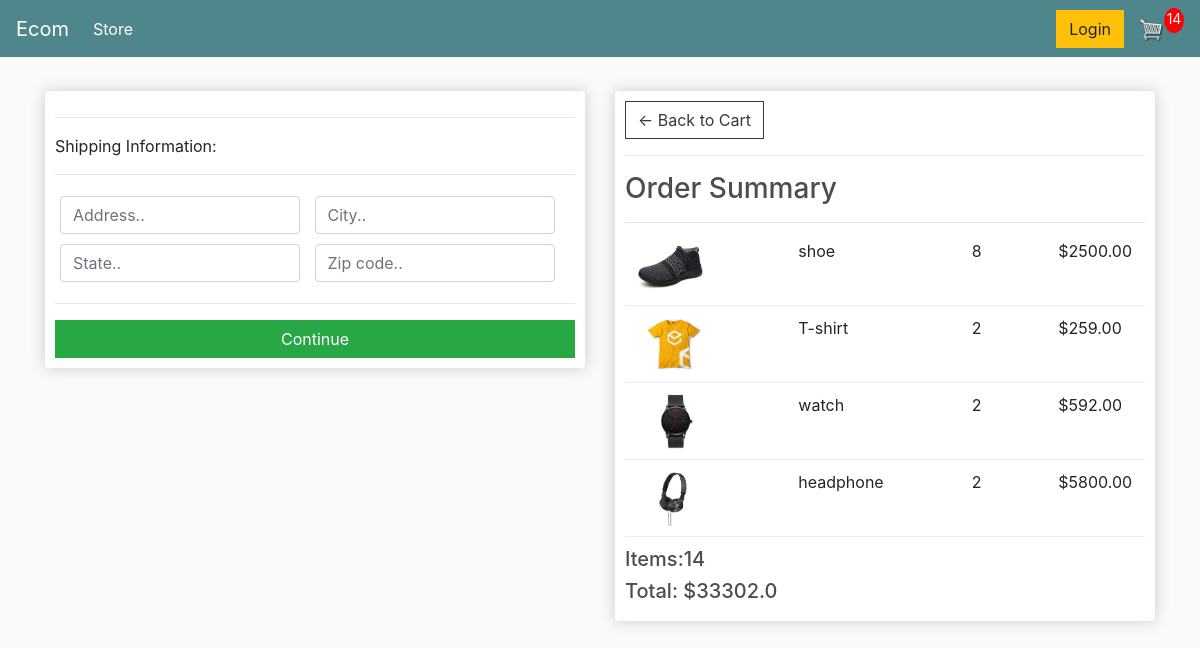
Before: /checkout/ (signed in) with the older database file.
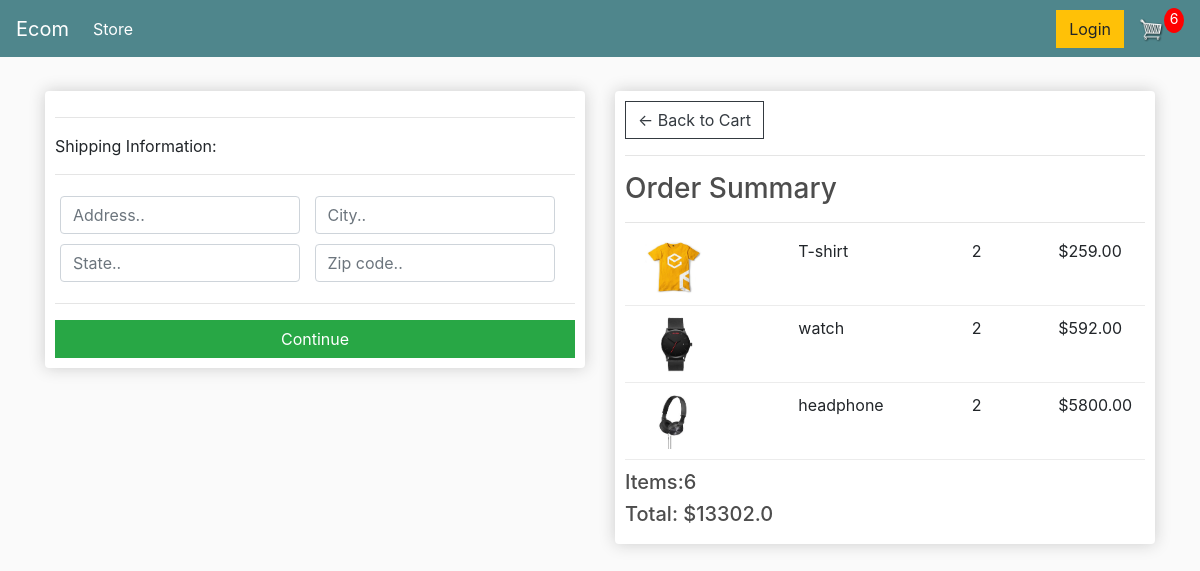
After: the same page with the newer database file.
### store/models.py (models this page shows, shortened)
class OrderItem(models.Model):
   product=models.ForeignKey(Product,on_delete=models.SET_NULL, null=True)
   order = models.ForeignKey(Order, on_delete=models.SET_NULL, null=True)
   quantity=models.IntegerField(default=0, null=True, blank=True)
   date_added=models.DateTimeField(auto_now_add=True)
   @property
   def get_total(self):
       total=self.product.price * self.quantity
       return total

class Product(models.Model):
    name=models.CharField(max_length=200)
    price=models.FloatField()
    digital=models.BooleanField(default=False,null=True,blank=True)
    image=models.ImageField(null=True,blank=True)
    @property
    def imageUrl(self):
        try:
            url=self.image.url
        except:
            url=''
        return url

### store/views.py (the view)
# urls.py: path('checkout/',views.checkout,name="checkout"),
def checkout(request):
       data=cartData(request)
       items=data['items']
       order=data['order']
       cart_Items=data['cart_Items']
       cart_total=data['cart_total']
       context = {'items':items,'order':order,'cart_Items':cart_Items,'cart_total':cart_total}
       return render(request,'store/checkout.html',context)

### store/models.py (called while the page is built)
        @property
        def get_cart_items(self):
            orderitems=self.orderitem_set.all()
            total=sum([items.quantity for items in orderitems])
            return total

        @property
        def get_cart_total(self):
            orderitems=self.orderitem_set.all()
            total=sum([items.get_total for items in orderitems])
            return total

        @property
        def shippingss(self):
            shipping = False
            orderitems = self.orderitem_set.all()
            for i in orderitems:
                if i.product.digital == False:
                    shipping = True
            return shipping

### store/utils.py (called while the page is built, shortened)
def cartData(request):
    if request.user.is_authenticated:
            customer = request.user.customer#to get  customer name..
            order, created = Order.objects.get_or_create(customer12=customer, complete=False)
            items = order.orderitem_set.all()
            print(items)
            cart_Items=order.get_cart_items
            cart_total=order.get_cart_total
    return  {'items':items,'order':order,'cart_Items':cart_Items,'cart_total':cart_total}

### store/templates/store/checkout.html (shortened to what this page needs)
{% extends 'store/main.html' %}
{% load static %}
{% block content %}
<div class="row">
    <div class="col-lg-6">
        <div class="box-element" id="form-wrapper">
            <form id="form">
                <div id="shipping-info">
                    <hr>
                    <p>Shipping Information:</p>
                    <hr>
                    <div class="form-field">
                        <input class="form-control" type="text" name="address" placeholder="Address..">
                    </div>
                    <div class="form-field">
                        <input class="form-control" type="text" name="city" placeholder="City..">
                    </div>
                    <div class="form-field">
                        <input class="form-control" type="text" name="state" placeholder="State..">
                    </div>
                    <div class="form-field">
                        <input class="form-control" type="text" name="zipcode" placeholder="Zip code..">
                    </div>
                </div>
                <hr>
                <input id="form-button" class="btn btn-success btn-block" type="submit" value="Continue">
            </form>
        </div>
        <br>
    </div>
    <div class="col-lg-6">
        <div class="box-element">
            <a class="btn btn-outline-dark" href="{% url 'cart' %}">&#x2190; Back to Cart</a>
            <hr>
            <h3>Order Summary</h3>
            <hr>
            {% for item in items %}
            <div class="cart-row">
                <div style="flex:2"><img class="row-image" src="{{item.product.imageUrl}}"></div>
                <div style="flex:2">
                    <p>{{item.product.name}}</p>
                </div>
                <div style="flex:1">
                    <p>{{item.quantity}}</p>
                </div>
                <div style="flex:1">
                    <p>${{item.product.price|floatformat:2}}</p>
                </div>
            </div>
            {% endfor %}
            <h5>Items:{{cart_Items}} </h5>
            <h5>Total: ${{cart_total}}</h5>
        </div>
    </div>
</div>
{% endblock content %}

Changed rows visible on the page:
removed OrderItem: product.imageUrl (picture), product.name "shoe", quantity "8", product.price "2500.00"
Other visible differences:
{{ cart_Items }}: "14" → "6"
{{ cart_total }}: "33302.0" → "13302.0"
